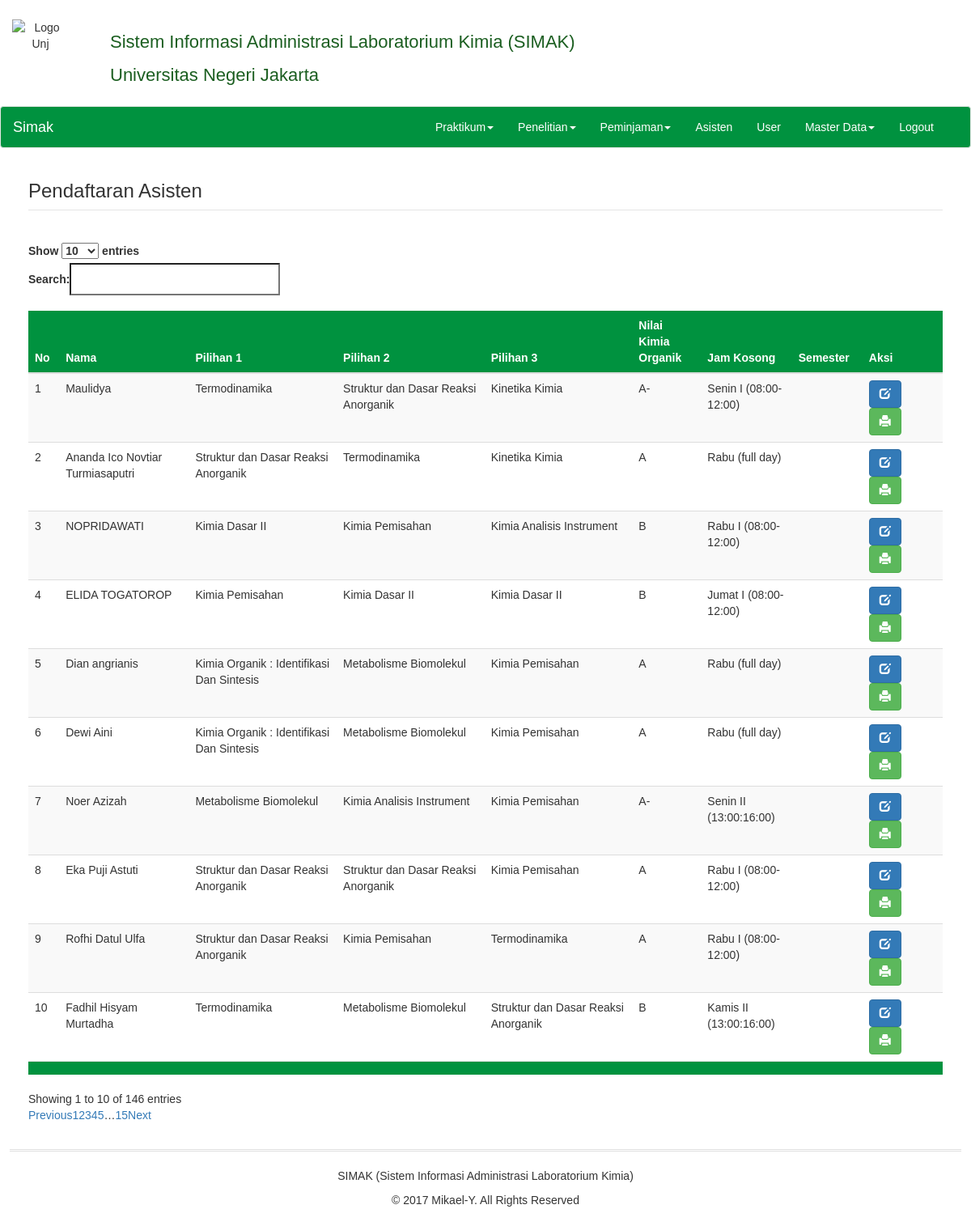
The app's page /index.php/admin/c_asisten with its own data.
### tables this page shows
CREATE TABLE `daftar_asisten` (
  `id_daftar` int(5) NOT NULL AUTO_INCREMENT,
  `pilihan_praktikum1` varchar(50) NOT NULL,
  `pilihan_praktikum2` varchar(50) NOT NULL,
  `pilihan_praktikum3` varchar(50) NOT NULL,
  `nilai_kimia_organik` char(3) NOT NULL,
  `semester` char(2) NOT NULL,
  `semester_pk` varchar(5) DEFAULT NULL,
  `tahun_akademik` varchar(10) DEFAULT NULL,
  `jam_kosong` varchar(30) NOT NULL,
  `status` enum('0','1') DEFAULT '0',
  `id_mahasiswa` int(5) DEFAULT NULL,
  PRIMARY KEY (`id_daftar`),
  KEY `id_mahasiswa` (`id_mahasiswa`),
  CONSTRAINT `daftar_asisten_ibfk_1` FOREIGN KEY (`id_mahasiswa`) REFERENCES `mahasiswa` (`id_mahasiswa`)
);

CREATE TABLE `mahasiswa` (
  `id_mahasiswa` int(5) NOT NULL AUTO_INCREMENT,
  `noreg` varchar(15) NOT NULL,
  `nama` varchar(150) NOT NULL,
  `program_studi` varchar(150) NOT NULL,
  `email` varchar(50) NOT NULL,
  `alamat` varchar(200) NOT NULL,
  `no_hp` char(20) NOT NULL,
  `url_foto` varchar(200) DEFAULT NULL,
  `status` enum('0','1','2') DEFAULT '0',
  `id_tahun` int(3) DEFAULT NULL,
  `id_user` int(5) DEFAULT NULL,
  PRIMARY KEY (`id_mahasiswa`),
  KEY `id_tahun` (`id_tahun`),
  KEY `mahasiswa_ibfk_1` (`id_user`),
  CONSTRAINT `mahasiswa_ibfk_1` FOREIGN KEY (`id_user`) REFERENCES `tb_user` (`id_user`) ON DELETE CASCADE,
  CONSTRAINT `mahasiswa_ibfk_2` FOREIGN KEY (`id_tahun`) REFERENCES `tahun` (`id_tahun`)
);

### application/views/admin/layout/wrapper.php (called while the page is built)
<?php
require_once('head.php');
require_once('header.php');
require_once('konten.php');
require_once('footer.php');

### application/controllers/admin/C_asisten.php (called while the page is built, shortened)
<?php
class C_asisten extends CI_Controller{
  function __construct(){
    $this->load->model('m_crud');
    $this->load->model('m_asisten');
    $this->load->model('m_praktikum');
    $this->load->model('m_master_data');
  }
  public function index(){
    $data = array(
      'title' => 'Pendaftaran Asisten',
      'hasil' => $this->m_asisten->daftar_pendaftar(),
      'isi'   => 'admin/asisten/v_pendaftaran_asisten'
    );
    $this->load->view('admin/layout/wrapper', $data);
  }
}

### index.php (called while the page is built, shortened)
<?php
require_once BASEPATH.'core/CodeIgniter.php';

### application/views/admin/layout/konten.php (called while the page is built, shortened)
<?php
if($isi){
	$this->load->view($isi);
}

### application/models/M_asisten.php (called while the page is built, shortened)
<?php
class M_asisten extends CI_Model{
  public function daftar_pendaftar(){
    $check = $this->db->select('*')
                      ->from('daftar_asisten')
                      ->join('mahasiswa', 'mahasiswa.id_mahasiswa = daftar_asisten.id_mahasiswa')
                      ->get('');
    if($check->num_rows() > 0){
      foreach($check->result() as $data){
        $hasil[] = $data;
      }
      return $hasil;
    }
  }
}

### application/views/admin/asisten/v_pendaftaran_asisten.php (the view)
<div class="container-fluid" style="margin-right: 20px; margin-left: 20px">
  <div class="row">
    <div class="col-md-12 col-xs-12">
      <legend><h3>Pendaftaran Asisten</h3></legend><br/>
    </div>
  </div>
  <?php
    if(empty($hasil)){
      echo "<div class='row'><div class='col-md-12 col-xs-12'><div class='text-center'>Belum ada pendaftar untuk asisten!</div></div></div>";
    } else { ?>
      <div class="row">
        <div class="col-md-12 col-xs-12">
          <table class="table table-striped table-datatable">
            <thead>
              <tr>
                <th>No</th>
                <th>Nama</th>
                <th>Pilihan 1</th>
                <th>Pilihan 2</th>
                <th>Pilihan 3</th>
                <th>Nilai Kimia Organik</th>
                <th>Jam Kosong</th>
                <th>Semester</th>
                <th>Aksi</th>
              </tr>
            </thead>
            <tfoot>
              <tr>
                <th></th>
                <th></th>
                <th></th>
                <th></th>
                <th></th>
                <th></th>
                <th></th>
                <th></th>
                <th></th>
              </tr>
            </tfoot>
            <?php
              $no = 1;
              foreach ($hasil as $u) {
            ?>
            <tr>
              <td><?php echo $no++ ?></td>
              <td><?php echo $u->nama ?></td>
              <td><?php echo $u->pilihan_praktikum1 ?></td>
              <td><?php echo $u->pilihan_praktikum2 ?></td>
              <td><?php echo $u->pilihan_praktikum3 ?></td>
              <td><?php echo $u->nilai_kimia_organik ?></td>
              <td><?php echo $u->jam_kosong ?></td>
              <td><?php echo $u->semester_pk ?></td>
              <td style="min-width: 90px">
                <a href="<?php echo base_url();?>admin/c_asisten/edit_asisten/<?php print($u->id_daftar)?>" class="btn btn-primary" data-toggle="tooltip" data-placement="bottom" title="Edit Form">
                  <span class="glyphicon glyphicon-edit" />
                </a>
                <a href="<?php echo base_url();?>admin/c_asisten/cetak_form_daftar/<?php print($u->id_mahasiswa)?>/<?php print($u->id_daftar)?>" class="btn btn-success" target="_blank"data-toggle="tooltip" data-placement="bottom" title="Cetak">
                  <span class="glyphicon glyphicon-print" />
                </a>
              </td>
            </tr>
            <?php } ?>
          </table>
        </div>
      </div>
    <?php } ?>
</div>

### application/views/admin/layout/head.php (shortened to what this page needs)
<!DOCTYPE html>
<html lang="en">
<head>
    <link rel="stylesheet" href="//maxcdn.bootstrapcdn.com/bootstrap/3.3.7/css/bootstrap.min.css">
	<link rel="stylesheet" href="<?php echo base_url();?>assets/bootstrap/bootstrap.min.css">
	<link rel="stylesheet" href="<?php echo base_url();?>assets/css/style.css">
	<link rel="stylesheet" href="https://cdn.datatables.net/1.10.16/css/dataTables.bootstrap.min.css"/>
	<link rel="stylesheet" href="https://cdn.datatables.net/buttons/1.5.1/css/buttons.dataTables.min.css"/>
</head>
<body>
<div id="wrapper" class="alle" style="min-width: 1024px">

### application/views/admin/layout/header.php (shortened to what this page needs)
<div class="container-fluid headers">
<div class="row">
  <div class="col-md-1 col-xs-2 text-center">
  <img src="<?php echo base_url();?>assets/img/logo-unj.png" alt="Logo Unj" width="90px" height="90px" />
  </div>
  <div class="col-md-11 col-xs-10 text-left titles">
    <p>Sistem Informasi Administrasi Laboratorium Kimia (SIMAK)</p>
    <p>Universitas Negeri Jakarta</p>
  </div>
</div>
</div>
<nav class="navbar navbar-default">
<div class="container-fluid">
  <div class="navbar-header">
    <a class="navbar-brand" href="<?php echo base_url();?>c_admin">Simak</a>
  </div>
  <div class="collapse navbar-collapse" id="myNavbar">
    <ul class="nav navbar-nav navbar-right">
      <li class="dropdown">
        <a class="dropdown-toggle" data-toggle="dropdown" href="">Praktikum<span class="caret"></span></a>
      </li>
      <li class="dropdown">
        <a class="dropdown-toggle" data-toggle="dropdown" href="#">Penelitian<span class="caret"></span></a>
      </li>
      <li class="dropdown">
        <a class="dropdown-toggle" data-toggle="dropdown" href="#">Peminjaman<span class="caret"></span></a>
      </li>
      <li><a href="<?php echo base_url();?>admin/c_asisten">Asisten</a></li>
      <li><a href="<?php echo base_url();?>admin/c_user">User</a></li>
      <li class="dropdown">
        <a class="dropdown-toggle" data-toggle="dropdown" href="#">Master Data<span class="caret"></span></a>
      </li>
      <li><a href="<?php echo base_url();?>c_login/logout">Logout</a></li>
    </ul>
  </div>
</div>
</nav>

### application/views/admin/layout/footer.php (shortened to what this page needs)
<div class="container-fluid footer">
	<hr />
	<p>SIMAK (Sistem Informasi Administrasi Laboratorium Kimia)</p>
	<p>&copy; 2017 Mikael-Y. All Rights Reserved</p>
</div>

### assets/css/style.css (style rules this page uses)
body { font-family: Helvetica, sans-serif; background-color: #eeeeee; }
.alle { background-color: #fff; }
.headers { padding-top: 2%; padding-bottom: 1%; }
.titles { padding-top: 1%; padding-left: 3%; padding-bottom: 0%; }
.titles p { font-size: 22px; color: #1b5e20; }
.navbar-default { padding-right: 15px; background-color: #00923f; }
.navbar-default .navbar-header > a { color: white; }
.navbar-default .navbar-nav > li > a { color: white; }
th { background-color: #00923f; color: white; }
.footer { text-align: center; position: relative; padding: 1%; }
.footer hr { border-top: 3px double #dfdfdf; }

### records on screen
daftar_asisten: id_mahasiswa.nama "Maulidya", pilihan_praktikum1 "Termodinamika", pilihan_praktikum2 "Struktur dan Dasar Reaksi Anorganik", pilihan_praktikum3 "Kinetika Kimia", nilai_kimia_organik "A-", jam_kosong "Senin I (08:00-12:00)"
daftar_asisten: id_mahasiswa.nama "Ananda Ico Novtiar Turmiasaputri", pilihan_praktikum1 "Struktur dan Dasar Reaksi Anorganik", pilihan_praktikum2 "Termodinamika", pilihan_praktikum3 "Kinetika Kimia", nilai_kimia_organik "A", jam_kosong "Rabu (full day)"
daftar_asisten: id_mahasiswa.nama "NOPRIDAWATI", pilihan_praktikum1 "Kimia Dasar II", pilihan_praktikum2 "Kimia Pemisahan", pilihan_praktikum3 "Kimia Analisis Instrument", nilai_kimia_organik "B", jam_kosong "Rabu I (08:00-12:00)"
daftar_asisten: id_mahasiswa.nama "ELIDA TOGATOROP", pilihan_praktikum1 "Kimia Pemisahan", pilihan_praktikum2 "Kimia Dasar II", pilihan_praktikum3 "Kimia Dasar II", nilai_kimia_organik "B", jam_kosong "Jumat I (08:00-12:00)"
daftar_asisten: id_mahasiswa.nama "Dian angrianis", pilihan_praktikum1 "Kimia Organik : Identifikasi Dan Sintesis", pilihan_praktikum2 "Metabolisme Biomolekul", pilihan_praktikum3 "Kimia Pemisahan", nilai_kimia_organik "A", jam_kosong "Rabu (full day)"
daftar_asisten: id_mahasiswa.nama "Dewi Aini", pilihan_praktikum1 "Kimia Organik : Identifikasi Dan Sintesis", pilihan_praktikum2 "Metabolisme Biomolekul", pilihan_praktikum3 "Kimia Pemisahan", nilai_kimia_organik "A", jam_kosong "Rabu (full day)"
daftar_asisten: id_mahasiswa.nama "Noer Azizah", pilihan_praktikum1 "Metabolisme Biomolekul", pilihan_praktikum2 "Kimia Analisis Instrument", pilihan_praktikum3 "Kimia Pemisahan", nilai_kimia_organik "A-", jam_kosong "Senin II (13:00:16:00)"
daftar_asisten: id_mahasiswa.nama "Eka Puji Astuti", pilihan_praktikum1 "Struktur dan Dasar Reaksi Anorganik", pilihan_praktikum2 "Struktur dan Dasar Reaksi Anorganik", pilihan_praktikum3 "Kimia Pemisahan", nilai_kimia_organik "A", jam_kosong "Rabu I (08:00-12:00)"
daftar_asisten: id_mahasiswa.nama "Rofhi Datul Ulfa", pilihan_praktikum1 "Struktur dan Dasar Reaksi Anorganik", pilihan_praktikum2 "Kimia Pemisahan", pilihan_praktikum3 "Termodinamika", nilai_kimia_organik "A", jam_kosong "Rabu I (08:00-12:00)"
daftar_asisten: id_mahasiswa.nama "Fadhil Hisyam Murtadha", pilihan_praktikum1 "Termodinamika", pilihan_praktikum2 "Metabolisme Biomolekul", pilihan_praktikum3 "Struktur dan Dasar Reaksi Anorganik", nilai_kimia_organik "B", jam_kosong "Kamis II (13:00:16:00)"
